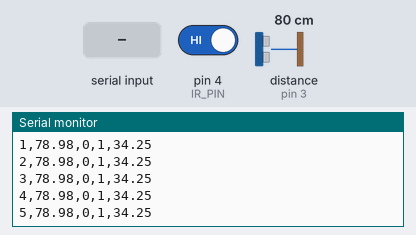
Simulated run of this sketch. Board: Arduino Uno, built with avr-gcc and run on an emulated ATmega328P. Shown: the last lines printed to the serial monitor. Wiring (inferred from the names in the program): ultrasonic range finder: trigger pin 2; echo pin 3. Inputs (shaded band) come from the test bench; at power-on: distance to the obstacle (sensor on pin 3) 80 cm, pin 4 (IR_PIN) HIGH. The echo pulse lasts 58.3 µs per cm.

Above: at 1.2 s.
1.3 s: distance to the obstacle (sensor on pin 3) set to 35 cm
At 1.4 s:
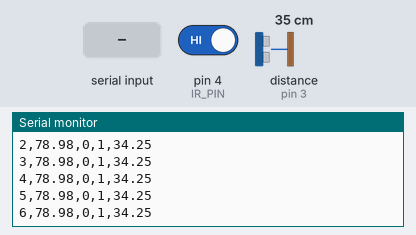
4.3 s: pin 4 (IR_PIN) driven LOW
At 4.66 s:
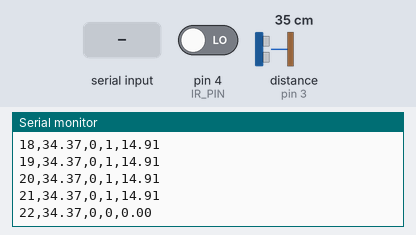
5.8 s: distance to the obstacle (sensor on pin 3) set to 299 cm
At 5.89 s:
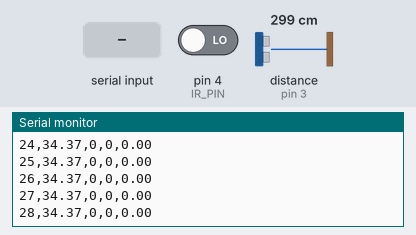
8.8 s: "1" received over the second serial link
At 9.39 s:
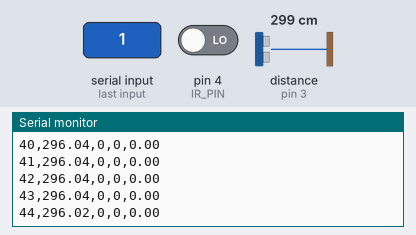
10.3 s: pin 4 (IR_PIN) driven HIGH
At 10.49 s:
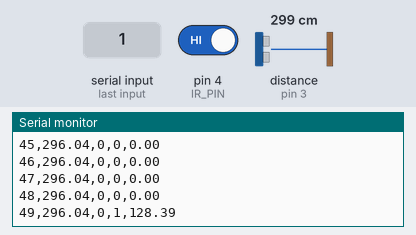
Timing chart, 0 to 12.8 s (numbered marks = the images above; inputs shaded):
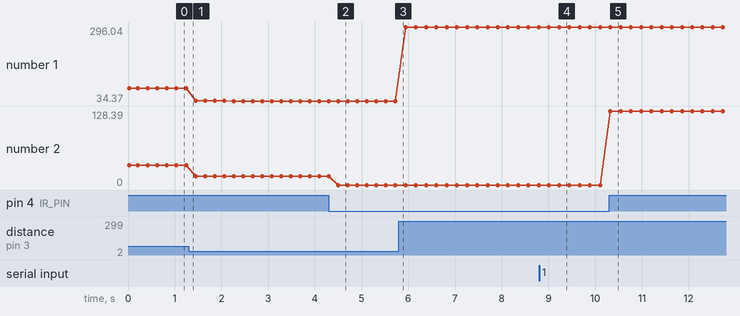

Measured:
- after the input at 4.3 s, the serial monitor: prints a new line after 0.20 s (image 2)
- after the input at 8.8 s, the serial monitor: prints a new line after 0.43 s (image 4)
- after the input at 10.3 s, the serial monitor: prints a new line at once (image 5)
- plotted number 1: 78.98 → 34.37 after the input at 1.3 s, 34.37 → 296.04 after the input at 5.8 s
- plotted number 2: 34.25 → 14.91 after the input at 1.3 s, 0 → 128.39 after the input at 10.3 s

The sketch:

weightedNfusion.ino
```cpp
#include <SoftwareSerial.h>

//
// PIN ASSIGNMENTS
//
#define TRIG 2        // Sonar Trigger
#define ECHO 3        // Sonar Echo
#define IR_PIN 4      // IR Obstacle Sensor (digital output)

SoftwareSerial lidarSerial(8, 9);  // RX=8 (LIDAR TX), TX=9 (LIDAR RX)

//
// WEIGHTED FUSION PARAMETERS
//
float w_lidar = 0.5663;   // LIDAR weight (update from MATLAB if needed)
float w_sonar = 0.4337;   // Sonar weight

//
// SAMPLE COUNT
//
int maxCount = 100;    // Number of fused readings you want
int count = 0;

//
// LIDAR MEMORY: last valid reading
//
int lastValidLidar = 0;   // stores last good LIDAR distance in cm


// -----------------------------
// SETUP
// -----------------------------
void setup() {
  Serial.begin(9600);
  lidarSerial.begin(115200);

  pinMode(TRIG, OUTPUT);
  pinMode(ECHO, INPUT);
  pinMode(IR_PIN, INPUT);

  // CSV header
  Serial.println("sample,sonar,lidar,ir,fused");
}


// -----------------------------
// READ SONAR (HC-SR04)
// -----------------------------
float readSonar() {
  digitalWrite(TRIG, LOW);
  delayMicroseconds(2);
  digitalWrite(TRIG, HIGH);
  delayMicroseconds(10);
  digitalWrite(TRIG, LOW);

  long duration = pulseIn(ECHO, HIGH);
  float dist = duration * 0.034 / 2.0;   // in cm
  return dist;
}


// -----------------------------
// READ LIDAR (TF-Luna, UART)
// with last-valid replacement
// -----------------------------
int readLidar() {
  if (lidarSerial.available() >= 9) {
    // Check frame header 0x59 0x59
    if (lidarSerial.read() == 0x59 && lidarSerial.read() == 0x59) {

      int low = lidarSerial.read();
      int high = lidarSerial.read();
      int distance = low + high * 256;   // cm

      // Discard the remaining 5 bytes (strength, temp, checksum)
      for (int i = 0; i < 5; i++) {
        lidarSerial.read();
      }

      // Basic validity check + range limit
      if (distance > 0 && distance < 300) {   // adjust upper bound if needed
        lastValidLidar = distance;            // update memory
        return distance;
      }
      // else fall through to "invalid" handling below
    }
  }

  // If no valid frame or out-of-range: return last good value
  return lastValidLidar;
}


// -----------------------------
// MAIN LOOP (Fusion + CSV)
// -----------------------------
void loop() {

  // Stop after desired number of samples
  if (count >= maxCount) {
    Serial.println("Finished.");
    while (1);   // halt
  }

  // Read sensors
  float sonarDist = readSonar();
  int lidarDist   = readLidar();
  int irState     = digitalRead(IR_PIN);

  float fusedDist;

  // --------- FUSION LOGIC ---------
  if (irState == LOW) {
    // IR triggered → object very close / reflective
    // Safety first: choose the closer distance
    fusedDist = min(sonarDist, (float)lidarDist);
  }
  else {
    // Normal weighted fusion using latest LIDAR value
    fusedDist = (w_lidar * lidarDist + w_sonar * sonarDist) /
                (w_lidar + w_sonar);
  }

  // --------- CSV OUTPUT ---------
  Serial.print(count);       Serial.print(",");
  Serial.print(sonarDist);   Serial.print(",");
  Serial.print(lidarDist);   Serial.print(",");
  Serial.print(irState);     Serial.print(",");
  Serial.println(fusedDist);

  count++;
  delay(200);
}
```
